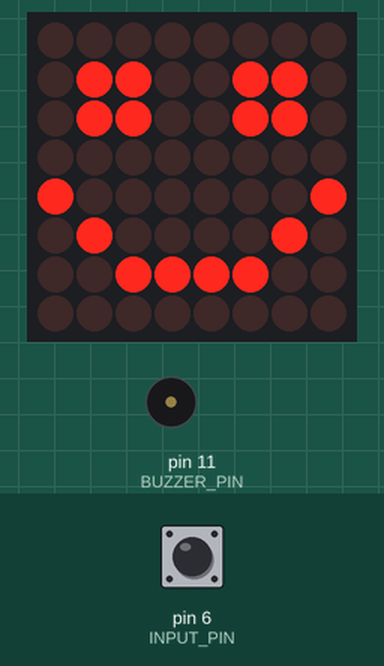
A sketch run on a simulated Arduino Uno, built with avr-gcc and run on an emulated ATmega328P. On the bench: 8×8 LED matrix, buzzer (waves = sounding, pin HIGH). The test bench sets the inputs (shaded band); at power-on: pin 6 (INPUT_PIN) HIGH.

Above: at 1.2 s.
1.3 s: pin 6 (INPUT_PIN) pulled LOW for 1 s
At 1.55 s:
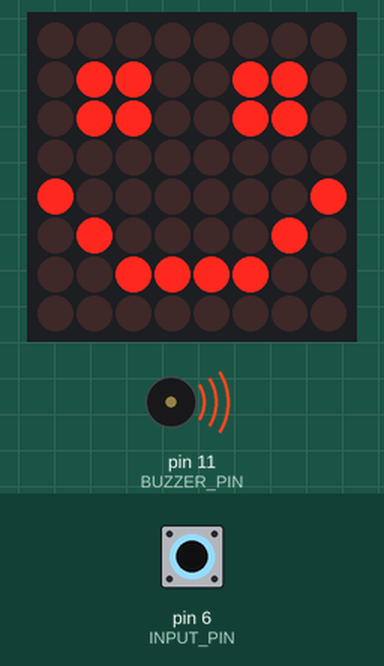
3.8 s: pin 6 (INPUT_PIN) pulled LOW for 0.15 s
At 5.1 s:
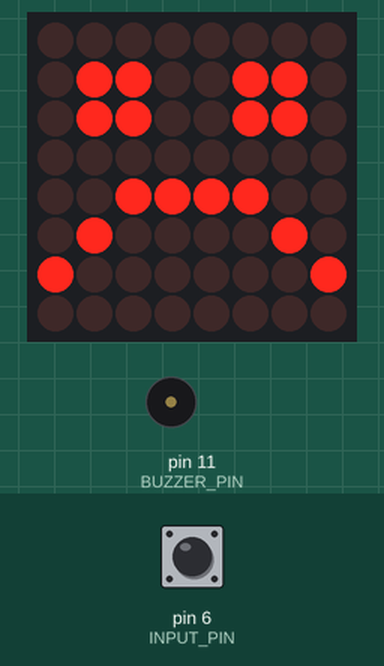
5.4 s: pin 6 (INPUT_PIN) pulled LOW for 3.2 s
At 5.65 s:
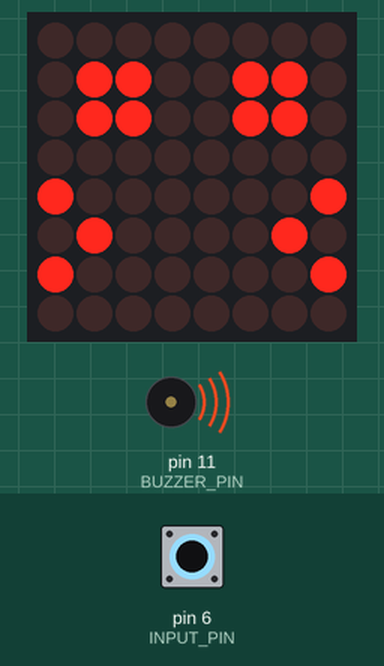
Timing chart, 0 to 10.1 s (numbered marks = the images above; inputs shaded):
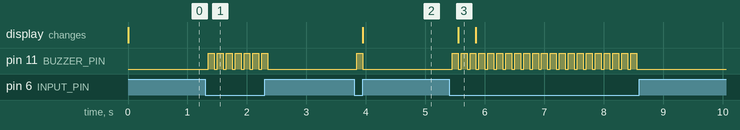

The sketch:

button_screen.ino
```cpp
//We always have to include the library
#include "LedControl.h"
#include "LEDScreen.h"
LEDScreen ls = LEDScreen(2, 4, 3);
const int INPUT_PIN = 6;
const int BUZZER_PIN=11;

int last_state = HIGH;
int led_state = 0;

/* we always wait a bit between updates of the display */
unsigned long delaytime = 100;
int lastTick = 0;
int currentScreen = 0;
int screen1[8] = {
  0b00000000,
  0b01100110,
  0b01100110,
  0b00000000,
  0b10000001,
  0b01000010,
  0b00111100,
  0b00000000
};

int screen2[8] = {
  0b00000000,
  0b01100110,
  0b01100110,
  0b00000000,
  0b00111100,
  0b01000010,
  0b10000001,
  0b00000000
};

void setup() {
  pinMode(INPUT_PIN, INPUT_PULLUP);
  pinMode(BUZZER_PIN, OUTPUT);

  ls.writeBuffer(screen1);
}
void led_color(int led_state) {
  if (led_state == 0) {
    ls.writeBuffer(screen2);
  }
  else if (led_state == 1) {
    ls.writeBuffer(screen1);
  }
}
void loop() {
  int data = digitalRead(INPUT_PIN);

  if (last_state == HIGH && data == LOW) { //falling edge
    //Serial.println(led_state);
    delay(50);
    data = digitalRead(INPUT_PIN);
    if (data == LOW) { // fall edge and stays low
      led_state = (led_state + 1) % 2;
      led_color(led_state);
      digitalWrite(BUZZER_PIN, HIGH);
      delay(100);
      digitalWrite(BUZZER_PIN, LOW);
    }
  }
  ls.display();
}
```

LEDScreen.h
```cpp
#define NROW 8
#include "LedControl.h"
class LEDScreen{
private:
  int dataIn;
  int clk;
  int cs;
  int buffer[NROW];
  int currentRow;
  LedControl lc;
public:
  LEDScreen(int dataIn, int clk, int cs)
    : lc(dataIn, clk, cs, 1),
    dataIn(dataIn),
    cs(cs),
    clk(clk),
    currentRow(0)
  {
    lc.shutdown(0,false);
    /* Set the brightness to a medium values */
    lc.setIntensity(0,8);
    /* and clear the display */
    lc.clearDisplay(0);
    for(int i=0;i<NROW;i++){
      this->buffer[i] = 0;
    }
  }

  void display(){
    lc.setRow(0,currentRow,this->buffer[currentRow]);
    this->currentRow = (this->currentRow + 1)%NROW;
  }

  void writeBuffer(int* data){
    for(int i=0;i<NROW;i++){
      this->buffer[i] = data[i];
    }
  }
};
```

Measured:
- after the input at 1.3 s, pin 11 (BUZZER_PIN): alternates HIGH for 0.10 s and LOW for 0.05 s, 14 changes in all, then stays LOW, starting after 0.05 s
- after the input at 3.8 s, pin 11 (BUZZER_PIN): LOW → HIGH after 0.05 s, → LOW 0.10 s later; the display: changes after 0.15 s (image 2)
- after the input at 5.4 s, pin 11 (BUZZER_PIN): alternates HIGH for 0.10 s and LOW for 0.05 s, 42 changes in all, then stays LOW, starting after 0.05 s; the display: changes after 0.15 s (image 3)
